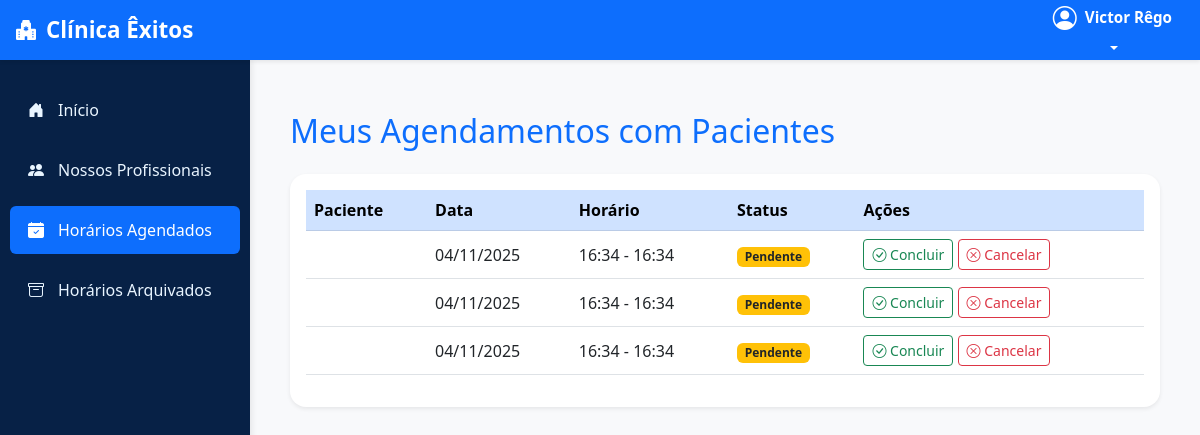
The page /horarios/agendados/ (signed in) on the database as committed earlier.
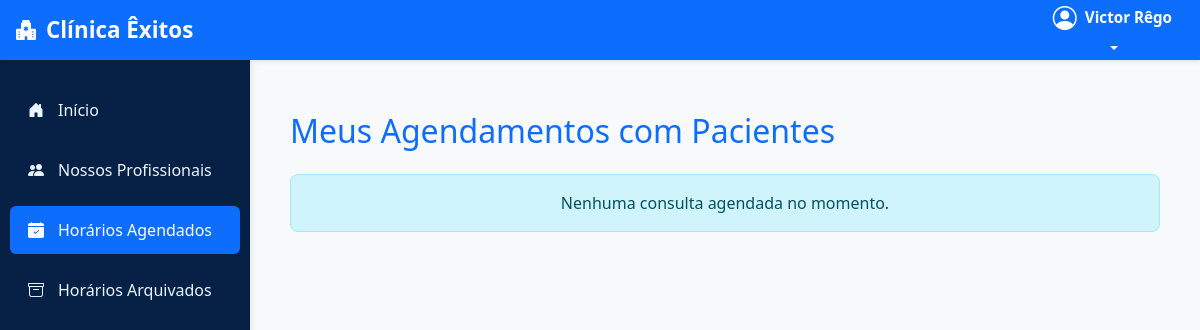
The same page on the database as committed later.
### usuarios/models.py (models this page shows, shortened)
class Agendamento(models.Model):
    paciente = models.ForeignKey(
        settings.AUTH_USER_MODEL,
        on_delete=models.CASCADE,
        related_name='agendamentos_paciente'
    )
    profissional = models.ForeignKey(
        settings.AUTH_USER_MODEL,
        on_delete=models.CASCADE,
        related_name='agendamentos_profissional'
    )
    data = models.DateField()
    hora_inicio = models.TimeField()
    hora_fim = models.TimeField()
    criado_em = models.DateTimeField(default=timezone.now)
    concluida = models.BooleanField(default=False, verbose_name="Consulta Concluída")  # 🔵 novo campo
    class Meta:
        verbose_name = "Agendamento"
        verbose_name_plural = "Agendamentos"
        ordering = ['data', 'hora_inicio']

### usuarios/views.py (the view, shortened to what this page needs)
# urls.py: path('horarios/agendados/', usuarios_views.horarios_agendados, name='horarios_agendados'),
@login_required
def horarios_agendados(request):
    if request.user.is_professional:
        consultas = Agendamento.objects.filter(
            profissional=request.user,
            concluida=False
        ).order_by('data', 'hora_inicio')
        titulo = "Meus Agendamentos com Pacientes"
        aviso = None  # profissionais não recebem avisos
    return render(
        request,
        'horarios_paciente/horarios_agendados.html',
        {
            'consultas': consultas,
            'titulo': titulo,
            'aviso': aviso
        }
    )

### agenda/templates/horarios_paciente/horarios_agendados.html (shortened to what this page needs)
{% extends 'base.html' %}
{% block content %}
<div class="container mt-4">
    <h2 class="text-primary mb-4">{{ titulo }}</h2>
    {% if consultas %}
        <div class="card shadow-sm rounded-4 p-3 bg-white border-0">
            <table class="table table-hover align-middle">
                <thead class="table-primary">
                    <tr>
                        <th>{% if user.is_professional %}Paciente{% else %}Profissional{% endif %}</th>
                        <th>Data</th>
                        <th>Horário</th>
                        <th>Status</th>
                        <th>Ações</th>
                    </tr>
                </thead>
                <tbody>
                    {% for horario in consultas %}
                        <tr>
                            <td>
                            </td>
                            <td>{{ horario.data|date:"d/m/Y" }}</td>
                            <td>{{ horario.hora_inicio|time:"H:i" }} - {{ horario.hora_fim|time:"H:i" }}</td>
                            <td>
                                {% if horario.concluida %}
                                    <span class="badge bg-success">Concluída</span>
                                {% else %}
                                    <span class="badge bg-warning text-dark">Pendente</span>
                                {% endif %}
                            </td>
                            <td>
                                {% if user.is_professional and not horario.concluida %}
                                    <form method="post" action="{% url 'concluir_consulta' horario.id %}" style="display:inline;">
                                        <button type="submit" class="btn btn-outline-success btn-sm">
                                            <i class="bi bi-check-circle"></i> Concluir
                                        </button>
                                    </form>
                                {% endif %}
                                <form method="post" action="{% url 'cancelar_agendamento' horario.id %}" style="display:inline;">
                                    <button type="submit" class="btn btn-outline-danger btn-sm">
                                        <i class="bi bi-x-circle"></i> Cancelar
                                    </button>
                                </form>
                            </td>
                        </tr>
                    {% endfor %}
                </tbody>
            </table>
        </div>
    {% else %}
        <div class="alert alert-info text-center">Nenhuma consulta agendada no momento.</div>
    {% endif %}
</div>
{% endblock %}

Rows that differ between the two databases and show on the page:
removed Agendamento: data "04/11/2025", hora_inicio "16:34", hora_fim "16:34", concluida "Pendente"
removed Agendamento: data "04/11/2025", hora_inicio "16:34", hora_fim "16:34", concluida "Pendente"
removed Agendamento: data "04/11/2025", hora_inicio "16:34", hora_fim "16:34", concluida "Pendente"
Other text that changed with them:
text no longer shown: "Paciente Data Horário Status Ações"
text now shown: "Nenhuma consulta agendada no momento."
